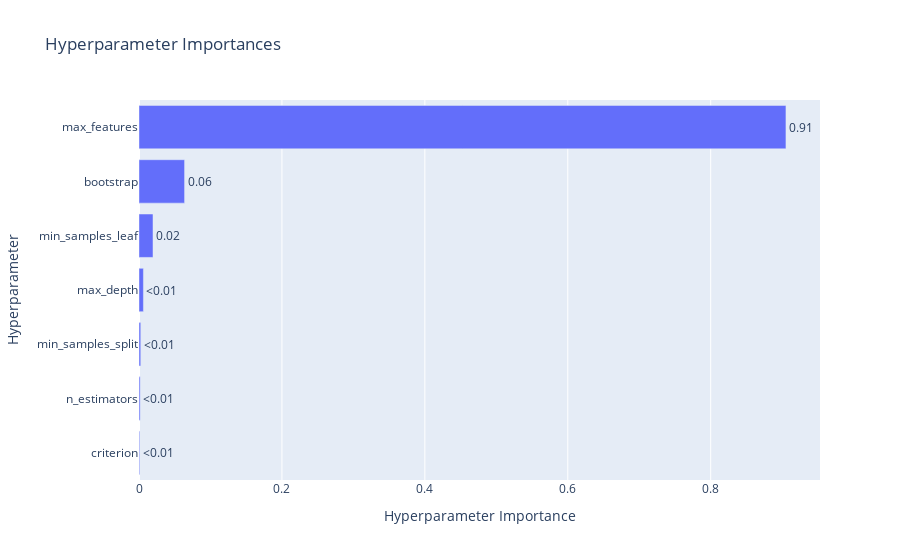

The code cell stored with this chart in its notebook:
### Code cell
p_importance_feat_eng = optuna.visualization.plot_param_importances(study_feat_eng)
p_importance_feat_eng.show()

### Figure 1 — Plotly figure (JSON) as saved in the notebook; plotly's stock layout.template omitted (floating-point values rounded to 4 significant figures)
{"data": [{"cliponaxis": false, "hovertemplate": ["criterion (CategoricalDistribution): 0.0010419789054915867<extra></extra>", "n_estimators (IntDistribution): 0.0016443905481477521<extra></extra>", "min_samples_split (IntDistribution): 0.002465375435139241<extra></extra>", "max_depth (IntDistribution): 0.006191118070245363<extra></extra>", "min_samples_leaf (IntDistribution): 0.01958993336037687<extra></extra>", "bootstrap (CategoricalDistribution): 0.063774613523853<extra></extra>", "max_features (CategoricalDistribution): 0.9052925901567461<extra></extra>"], "name": "Objective Value", "orientation": "h", "text": ["<0.01", "<0.01", "<0.01", "<0.01", "0.02", "0.06", "0.91"], "textposition": "outside", "type": "bar", "x": [0.001042, 0.001644, 0.002465, 0.006191, 0.01959, 0.06377, 0.9053], "y": ["criterion", "n_estimators", "min_samples_split", "max_depth", "min_samples_leaf", "bootstrap", "max_features"]}], "layout": {"title": {"text": "Hyperparameter Importances"}, "xaxis": {"title": {"text": "Hyperparameter Importance"}}, "yaxis": {"title": {"text": "Hyperparameter"}}}}
